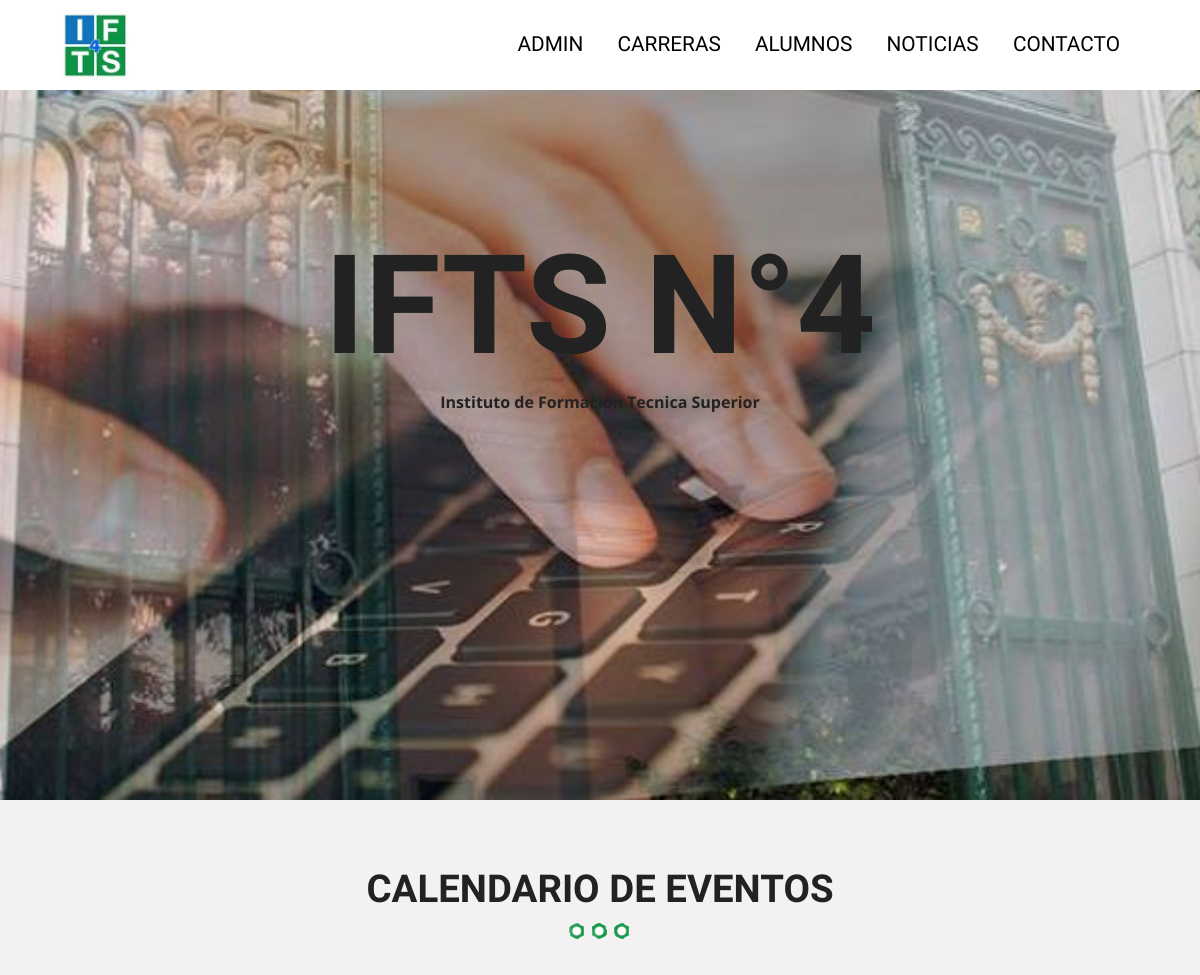
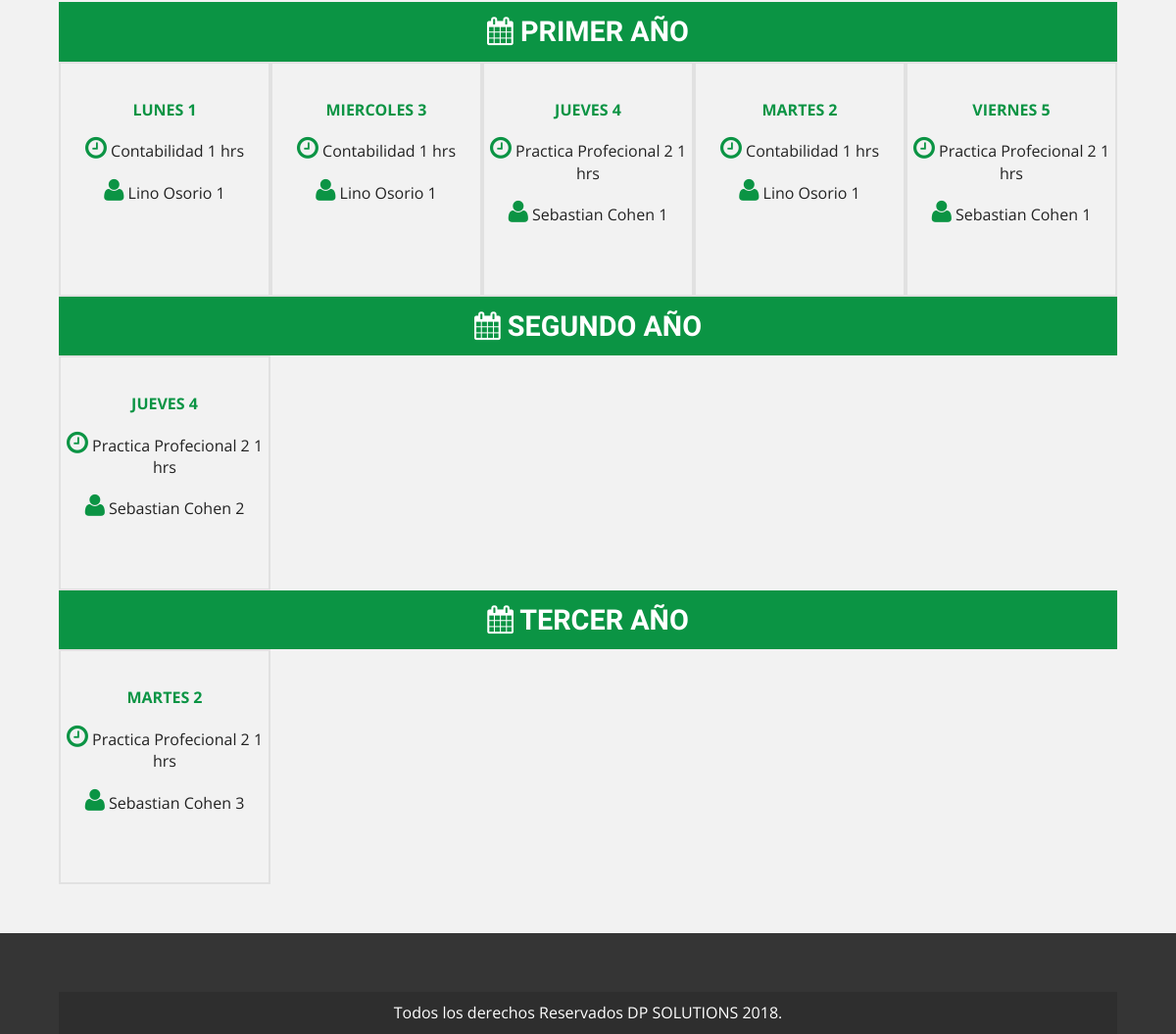
/horarios-sample.php, run on an earlier commit of the app's database (2 pictures, top to bottom).
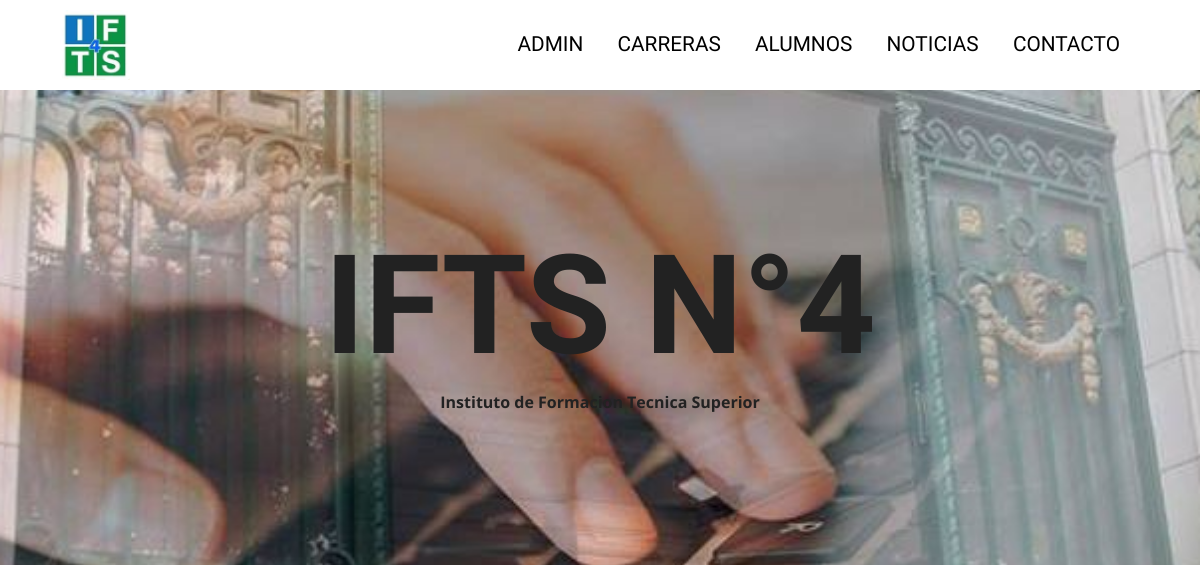
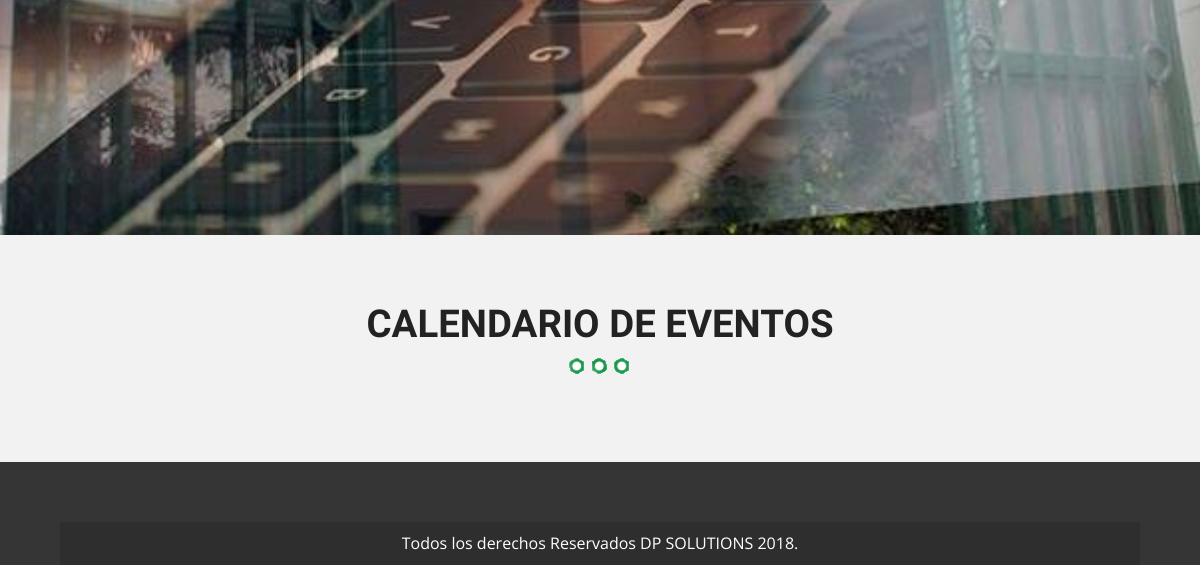
And on a later commit of the database (2 pictures, top to bottom).
### tables this page shows
CREATE TABLE `cursos` (
  `idCurso` int(11) NOT NULL,
  `materiaCurso` int(11) DEFAULT NULL,
  `profesorCurso` int(11) DEFAULT NULL,
  `diaCurso` varchar(45) NOT NULL,
  `ordenDia` int(11) NOT NULL,
  `horaCurso` varchar(45) NOT NULL,
  `añoCurso` int(3) NOT NULL,
  `cuatrimestre` int(2) NOT NULL
);

CREATE TABLE `materias` (
  `idMaterias` int(11) NOT NULL,
  `nombreMateria` varchar(50) NOT NULL,
  `programaMateria` longtext,
  `carrera` int(11) NOT NULL
);

CREATE TABLE `profesores` (
  `idProfesor` int(11) NOT NULL,
  `nombreProfesor` varchar(50) NOT NULL,
  `dniProfesor` int(11) DEFAULT NULL
);

### horarios-sample.php (the view, shortened to what this page needs)
<?php include_once 'includes/templates/header.php'; ?>
        <section class="seccion contenedor">
              <h2>Calendario de Eventos</h2>
              <?php
                  try {
                    require_once('includes/funciones/bd_conexion.php');
                    $sql = "SELECT idCurso, diaCurso, horaCurso, añoCurso, ordenDia, cuatrimestre, nombreMateria, nombreProfesor ";
                    $sql .= "FROM cursos ";
                    $sql .= "INNER JOIN materias ";
                    $sql .= "ON cursos.materiaCurso=materias.idMaterias ";
                    $sql .= "INNER JOIN profesores ";
                    $sql .= "ON cursos.profesorCurso=profesores.idProfesor ";
                    $sql .= "ORDER BY añoCurso ";
                    $resultado = $conn->query($sql);
                  } catch (Exception $e) {
                    $error = $e->getMessage();
                  }
               ?>
               <div class="calendario">
               <?php while($cursos = $resultado->fetch_all(MYSQLI_ASSOC) ) { ?>
                     <?php $dias = array(); ?>
                     <?php foreach($cursos as $curso) {
                        $dias[] = $curso['añoCurso'];
                      } ?>
                     <?php $dias = array_values(array_unique($dias)) ?>
                     <?php $contador = 0; ?>
                     <?php foreach($cursos as $curso): ?>
                            <?php if($contador < count($dias)): ?>
                              <?php $curso_nivel = $curso['añoCurso']; ?>
                              <?php if($curso_nivel == $dias[$contador]): ?>
                                    <h3>
                                          <i class="fa fa-calendar" aria-hidden="true"></i>
                                          <?php switch ($curso['añoCurso']) {
                                        case 1:
                                          echo 'Primer Año';
                                          break;
                                        case 2:
                                          echo 'Segundo Año';
                                          break;
                                        case 3:
                                          echo 'Tercer Año';
                                          break;
                                          }
                                       ?>
                                    </h3>
                                   <?php $contador++; ?>
                              <?php endif; ?>
                            <?php endif; ?>
                           <div class="dia">
                                 <p class="titulo"><?php echo $curso['diaCurso'] . " " . $curso['ordenDia']; ?></p>
                                 <p class="hora"><i class="fa fa-clock-o" aria-hidden="true"></i> <?php echo $curso['nombreMateria'] . " " . $curso['horaCurso'] . " hrs"; ?>
                                <p><i class="fa fa-user" aria-hidden="true"></i>
                                      <?php echo $curso['nombreProfesor'] . " " . $curso['añoCurso']; ?>
                                </p>
                           </div>
                     <?php endforeach; ?>
                 </div>
                 <?php } ?>
        </section>
    <?php include_once 'includes/templates/footer.php'; ?>

### includes/templates/header.php (shortened to what this page needs)
<!doctype html>
<html class="no-js" lang="">
    <head>
        <link rel="stylesheet" href="css/normalize.css">
        <link rel="stylesheet" href="css/font-awesome.min.css">
        <link rel="stylesheet" href="css/main.css">
    </head>
    <body class="<?php echo $pagina; ?>">
    <header class="site-header">
      <div class="barra">
            <div class="contenedor clearfix">
                <div class="logo">
                    <a href="index.php">
                        <img src="img/logo.png" alt="logo gdlwebcamp">
                    </a>
                </div>
                <nav class="navegacion-principal clearfix">
                    <a href="/tecnicatura/admin/login.php">Admin</a>
                    <a href="carreras.php">Carreras</a>
                    <a href="calendario.php">Alumnos</a>
                    <a href="invitados.php">Noticias</a>
                    <a href="registro.php">Contacto</a>
                </nav>
            </div>
        </div>
            <div class="hero">
                <div class="contenido-header">
                        <h1 class="nombre-sitio">ifts n°4</h1>
                        <p class="slogan"><span>Instituto de Formacion Tecnica Superior</span></p>
                    </div>
                </div>
        </header>

### includes/templates/footer.php (shortened to what this page needs)
<footer class="site-footer">
    <div class="contenedor clearfix">
    <p class="copyright">
      Todos los derechos Reservados DP SOLUTIONS 2018.
    </p>
          <link href="//cdn-images.mailchimp.com/embedcode/classic-10_7.css" rel="stylesheet" type="text/css">
</footer>
</body>
</html>

### css/main.css (style rules this page uses)
html { color: #222; font-size: 1em; line-height: 1.4; }
audio, canvas, iframe, img, svg, video { vertical-align: middle; }
html { box-sizing: border-box; }
*,*:before,*:after { box-sizing: inherit; }
body { background-color: #f2f2f2; font-family: 'Open Sans', sans-serif; }
.contenedor { width: 98%; margin:0 auto; }
@media only screen and (min-width:480px) { .contenedor { width: 95%; } }
@media only screen and (min-width:768px) { .contenedor { width: 90%; } }
@media only screen and (min-width:992px) { .contenedor { width: 90%; max-width: 1100px; } }
.seccion { padding: 30px 0; }
h2 { font-family: 'Oswald', sans-serif; font-size: 2.4em; text-transform: uppercase; text-align: center; }
h2::after { content: ''; margin: 0 auto; background-image: url(../img/separador.png); height: 30px; width: 100px; display: block; }
div.hero { background-image: url(../img/portadaIFTS.jpg); height: 100vh; background-position: top center; background-size: cover; }
div.contenido-header { padding-top: 40px; }
@media only screen and (min-width:768px) { div.contenido-header { padding-top: 10px; } }
p.slogan { text-transform: none!important; text-align: center; position: relative; top: 200px; }
p.slogan span { font-weight: bold; }
h1.nombre-sitio { font-size: 5.8vw; text-transform: uppercase; font-family: 'PT Sans', sans-serif; padding-top: 27px; text-align: center; position: relative; top: 200px; }
@media only screen and (min-width:768px) { h1.nombre-sitio { font-size: 11.5vw; margin: 0; line-height: 1; text-align: center; position: relative; top: 200px; } }
div.barra { background-color: #ffffff; padding: 10px 0; position: fixed; width: 100%; top: 0; left: 0; z-index: 2; }
div.logo { width: 80%; float: left; }
div.logo img { width: 70px; height: 70px; }
@media only screen and (min-width:768px) { div.logo { width:30%; } }
nav.navegacion-principal { display: none; width: 100%; padding: 10px 0; }
nav.navegacion-principal a { font-family: 'Oswald', sans-serif; color: #000000; font-size: 1.3em; text-transform: uppercase; text-decoration: none; transition: all .6s ease; width: 100%; display: block; text-align: center; margin-bottom: 20px; clear: both; }
@media only screen and (min-width:768px) { nav.navegacion-principal { width: 70%; float: right; text-align: right; display: block; } }
@media only screen and (min-width:768px) { nav.navegacion-principal a { padding: 10px 10px; display: inline-block; width:auto; display: inline-block; text-align: center; margin:0 10px 0 0; } }
footer { background-color: #353535; padding-top: 40px; margin-top: 20px; }
p.copyright { background-color: #2e2e2e; color: #ffffff; padding: 10px 0; margin:20px 0 0 0; text-align: center; }
@media only screen and (min-width:768px) { .clearfix:before, .clearfix:after { content: " "; display: table; } }
@media only screen and (min-width:768px) { .clearfix:after { clear: both; } }
.seccion p { font-size: 1.2em; text-align: center; }
h3 { font-size: 1.8em; color: #0b9444; font-family: 'PT Sans', sans-serif; margin: 0; }
div.calendario h3 { background-color: #0b9444; clear: both; color: white; text-align: center; padding: 10px 0; text-transform: uppercase; }
div.calendario::after { clear: both; display: block; content: ''; }
div.dia { width: 100%; float: left; border: 2px solid #e1e1e1; transition: all .3s ease; }
@media only screen and (min-width:768px) { div.dia { width: 20%; min-height: 240px; padding-top: 20px; } }
@media only screen and (min-width:768px) { div.dia p.titulo { color: #0b9444; text-transform: uppercase; font-weight: bold; } }
@media only screen and (min-width:768px) { div.dia p { font-size: 1em; } }
@media only screen and (min-width:768px) { div.dia i { color: #0b9444; font-size: 1.6em; } }

What changed in the data, as far as the page shows it:
removed cursos: shows "TERCER AÑO", diaCurso "MARTES", ordenDia "2", materiaCurso.nombreMateria "Practica Profecional 2", horaCurso "1", profesorCurso.nombreProfesor "Sebastian Cohen", añoCurso "3"
removed cursos: shows "PRIMER AÑO", diaCurso "LUNES", ordenDia "1", materiaCurso.nombreMateria "Contabilidad", horaCurso "1", profesorCurso.nombreProfesor "Lino Osorio", añoCurso "1"
removed cursos: diaCurso "MIERCOLES", ordenDia "3", materiaCurso.nombreMateria "Contabilidad", horaCurso "1", profesorCurso.nombreProfesor "Lino Osorio", añoCurso "1"
removed cursos: diaCurso "JUEVES", ordenDia "4", materiaCurso.nombreMateria "Practica Profecional 2", horaCurso "1", profesorCurso.nombreProfesor "Sebastian Cohen", añoCurso "1"
removed cursos: diaCurso "MARTES", ordenDia "2", materiaCurso.nombreMateria "Contabilidad", horaCurso "1", profesorCurso.nombreProfesor "Lino Osorio", añoCurso "1"
removed cursos: diaCurso "VIERNES", ordenDia "5", materiaCurso.nombreMateria "Practica Profecional 2", horaCurso "1", profesorCurso.nombreProfesor "Sebastian Cohen", añoCurso "1"
removed cursos: shows "SEGUNDO AÑO", diaCurso "JUEVES", ordenDia "4", materiaCurso.nombreMateria "Practica Profecional 2", horaCurso "1", profesorCurso.nombreProfesor "Sebastian Cohen", añoCurso "2"
